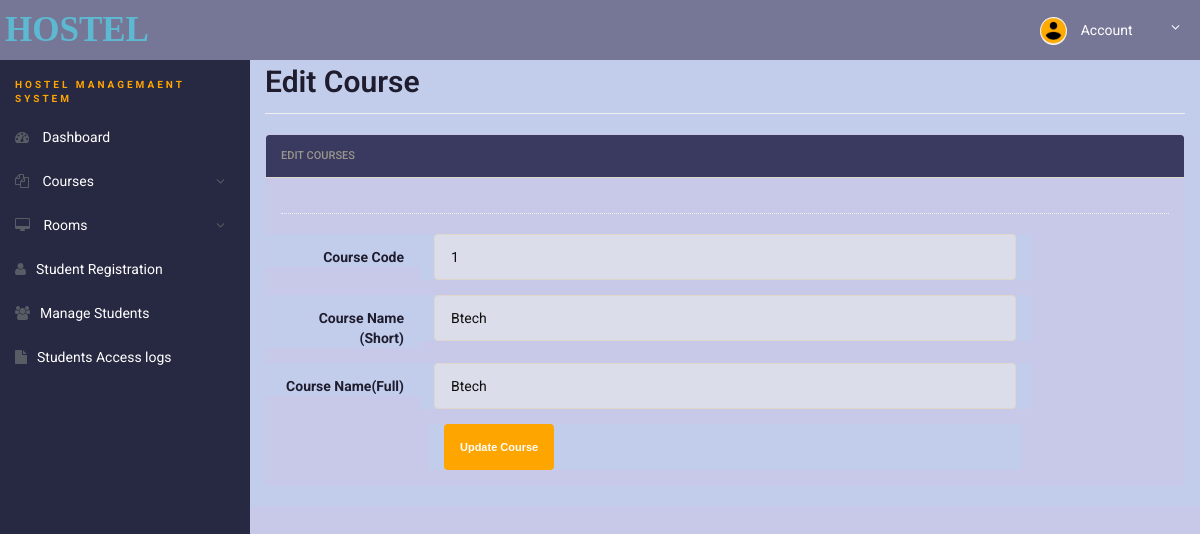
The app's page /admin/edit-course.php?id=1 (signed in) with its own data.
### tables this page shows
CREATE TABLE `courses` (
  `id` int NOT NULL,
  `course_code` varchar(255) DEFAULT NULL,
  `course_sn` varchar(255) DEFAULT NULL,
  `course_fn` varchar(255) DEFAULT NULL,
  `posting_date` timestamp NULL DEFAULT CURRENT_TIMESTAMP
);

### admin/edit-course.php (the view, shortened to what this page needs)
<!doctype html>
<html lang="en" class="no-js">
<head>
	<link rel="stylesheet" href="css/font-awesome.min.css">
	<link rel="stylesheet" href="css/bootstrap.min.css">
	<link rel="stylesheet" href="css/dataTables.bootstrap.min.css">>
	<link rel="stylesheet" href="css/bootstrap-social.css">
	<link rel="stylesheet" href="css/bootstrap-select.css">
	<link rel="stylesheet" href="css/fileinput.min.css">
	<link rel="stylesheet" href="css/awesome-bootstrap-checkbox.css">
	<link rel="stylesheet" href="css/style.css">
</head>
<body>
	<?php include('includes/header.php'); ?>
	<div class="ts-main-content">
		<?php include('includes/sidebar.php'); ?>
		<div class="content-wrapper">
			<div class="container-fluid">
				<div class="row">
					<div class="col-md-12">
						<h2 class="page-title">Edit Course </h2>
						<div class="row">
							<div class="col-md-12">
								<div class="panel panel-default">
									<div class="panel-heading">Edit courses</div>
									<div class="panel-body">
										<form method="post" class="form-horizontal">
											<?php
											$id = $_GET['id'];
											$ret = "select * from courses where id=?";
											$stmt = $conn->prepare($ret);
											$stmt->bind_param('i', $id);
											$stmt->execute();
											$res = $stmt->get_result();
											while ($row = $res->fetch_object()) {
												?>
												<div class="hr-dashed"></div>
												<div class="form-group">
													<label class="col-sm-2 control-label">Course Code </label>
													<div class="col-sm-8">
														<input type="text" name="cc" value="<?php echo $row->course_code; ?>"
															class="form-control">
													</div>
												</div>
												<div class="form-group">
													<label class="col-sm-2 control-label">Course Name (Short)</label>
													<div class="col-sm-8">
														<input type="text" class="form-control" name="cns" id="cns"
															value="<?php echo $row->course_sn; ?>" required="required">
													</div>
												</div>
												<div class="form-group">
													<label class="col-sm-2 control-label">Course Name(Full)</label>
													<div class="col-sm-8">
														<input type="text" class="form-control" name="cnf"
															value="<?php echo $row->course_fn; ?>">
													</div>
												</div>
											<?php } ?>
											<div class="col-sm-8 col-sm-offset-2">
												<input class="btn btn-primary" type="submit" name="submit"
													value="Update Course">
											</div>
									</div>
								</div>
							</div>
						</div>
					</div>
				</div>
			</div>
		</div>
	</div>
</body>
</html>

### admin/css/style.css (style rules this page uses)
html { font-size: 14px; }
@media only screen and (min-width: 480px) { html { font-size: 17px; } }
@media only screen and (min-width: 768px) { html { font-size: 14px; } }
body { font-size: 1em; }
.btn { font-family: Arial, Helvetica, sans-serif; font-weight: bold; }
.hr-dashed { background-color: transparent; border-top: 1px dotted #edf0f5; color: transparent; height: 1px; margin: 20px 0; }
.panel { overflow: hidden; }
.btn { text-transform: none; }
.page-title { padding-bottom: 15px; margin-bottom: 20px; border-bottom: 1px solid #f0f0f0; }
.ts-main-content .content-wrapper { padding-top: 15px; margin-top: 10px; }
@media only screen and (min-width: 992px) { .ts-main-content .content-wrapper { margin-left: 250px; } }

### records on screen
courses: cc "1", cns "Btech", cnf "Btech"
